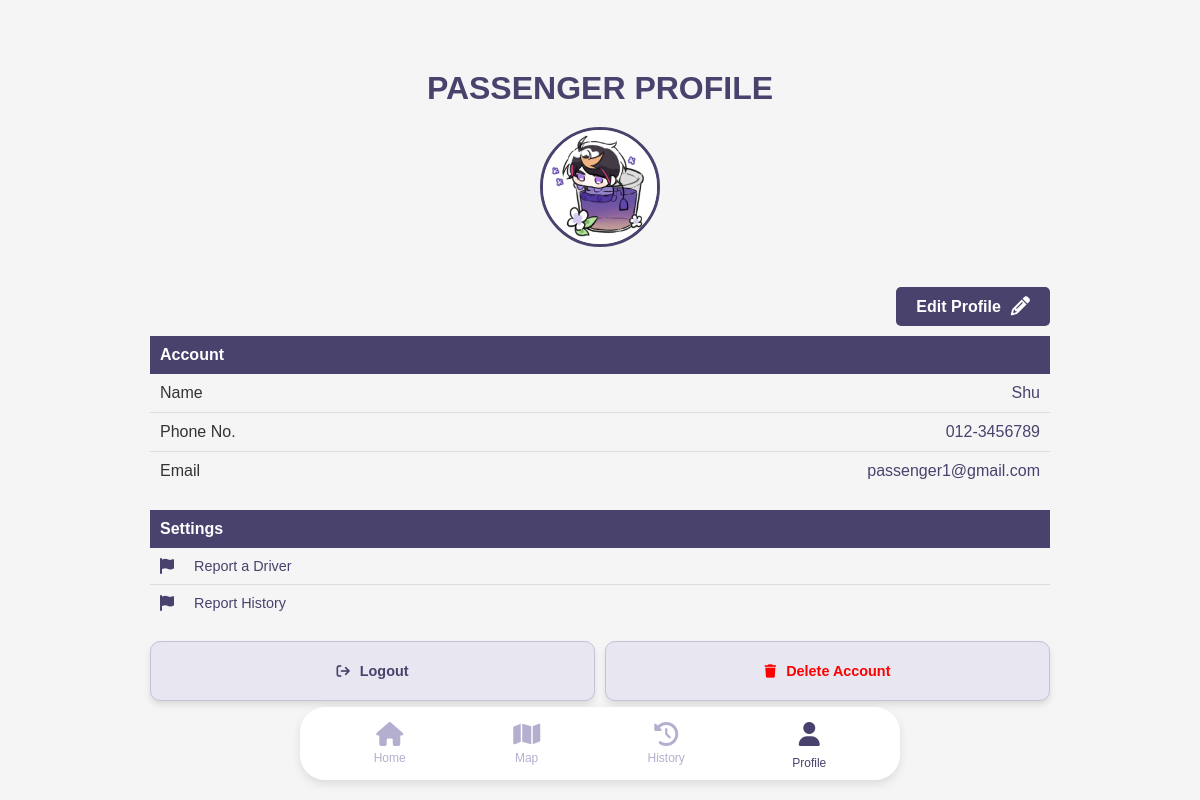
Page /Passenger/profile.php (signed in) on the committed database.
### tables this page shows
CREATE TABLE `passenger` (
  `PASSENGER_ID` int(3) NOT NULL,
  `PASSENGER_NAME` varchar(50) NOT NULL,
  `PASSENGER_PHONE` varchar(13) NOT NULL,
  `PASSENGER_EMAIL` varchar(50) NOT NULL,
  `PASSENGER_USERNAME` varchar(20) NOT NULL,
  `PASSENGER_PASSWORD` varchar(255) NOT NULL,
  `PASSENGER_PROFILE` varchar(50) NOT NULL
);

### Passenger/profile.php (the view, shortened to what this page needs)
<?php
include('../connect.php');
$passenger_id = (int)$_SESSION['PASSENGER_ID'];
$sql = "SELECT PASSENGER_PROFILE, PASSENGER_NAME, PASSENGER_PHONE, PASSENGER_EMAIL
        FROM PASSENGER WHERE PASSENGER_ID = ?";
$stmt = $conn->prepare($sql);
$stmt->bind_param("i", $passenger_id);
$stmt->execute();
$result = $stmt->get_result();
if ($result && $result->num_rows > 0) {
    $PASSENGER = $result->fetch_assoc();
    $profile = $PASSENGER['PASSENGER_PROFILE'];
    $name = $PASSENGER['PASSENGER_NAME'];
    $phone = $PASSENGER['PASSENGER_PHONE'];
    $email = $PASSENGER['PASSENGER_EMAIL'];
} else {
    echo "No PASSENGER data found.";
    exit;
}
?>
<!DOCTYPE html>
<html>
    <head>
        <link rel="stylesheet" href="styles.css">
        <link rel="stylesheet" href="https://cdnjs.cloudflare.com/ajax/libs/font-awesome/6.6.0/css/all.min.css">
    </head>
    <body id="body">
        <?php include('includes/navigation.php'); ?>
        <div class="profile-page">
            <h1 id="title">PASSENGER PROFILE</h1>
            <section class="account">
                <div class="profile"><img src="../Images/Passenger/<?php echo htmlspecialchars($profile); ?>"></div>
            </section>
            <div class="edit-profile">
                <a href="edit_profile.php" class="edit-button">Edit Profile <i class="fa-solid fa-pencil"></i></a>
            </div>
            <section class="settings">
                <table>
                    <tr>
                        <th colspan="2">Account</th>
                    </tr>
                    <tr>
                        <td>Name</td>
                        <td class="value"><?php echo htmlspecialchars($name); ?></td>
                    </tr>
                    <tr>
                        <td>Phone No.</td>
                        <td class="value"><?php echo htmlspecialchars($phone); ?></td>
                    </tr>
                    <tr>
                        <td>Email</td>
                        <td class="value"><?php echo htmlspecialchars($email); ?></td>
                    </tr>
                </table>
                <table class="setting">
                    <tr>
                        <th colspan="2">Settings</th>
                    </tr>
                    <tr>
                        <td><a href="report.php"><i class="fa fa-flag" aria-hidden="true"></i><p>Report a Driver</p></a></td>
                    </tr>
                    <tr>
                        <td><a href="report_history.php"><i class="fa fa-flag" aria-hidden="true"></i><p>Report History</p></a></td>
                    </tr>
                </table>
                <div class="info">
                    <form action="logout.php" method="post">
                        <button type="submit">
                            <i class="fa fa-sign-out" aria-hidden="true"></i>
                            <p>Logout</p>
                        </button>
                    </form>
                    <form action="delete.php" method="post" onsubmit="return confirm('Are you sure you want to delete your account?')">
                        <button type="submit">
                            <i class="fa fa-trash" style="color: red;" aria-hidden="true"></i>
                            <p style="color: red;">Delete Account</p>
                        </button>
                    </form>
                </div>
            </section>
        </div>
        <br><br><br>
    </body>
</html>

### Passenger/styles.css (style rules this page uses)
body, h1, h2, h3, p, a, input, form, section, div, table, th, td { margin: 0; padding: 0; box-sizing: border-box; }
body { font-family: Arial, sans-serif; background-color: #FFF; color: #333; display: flex; flex-direction: column; min-height: 100vh; margin: 0; }
h1 { margin-top:50px }
form { background-color: #E8E6F0; border: 1px solid #C5C3D6; border-radius: 10px; padding: 20px; box-shadow: 0 4px 6px rgba(0, 0, 0, 0.1); }
p { font-size: 0.9rem; color: #555; }
.profile-page { max-width: 900px; width: 90%; margin: 20px auto; text-align: center; }
#title { font-size: 2rem; color: #48426D; margin-bottom: 20px; text-align: center; }
.account { display: flex; flex-direction: column; align-items: center; margin-bottom: 30px; }
.account .profile { width: 120px; height: 120px; border-radius: 50%; border: 3px solid #48426D; overflow: hidden; display: flex; align-items: center; justify-content: center; margin-bottom: 10px; }
.account .profile img { width: 100%; height: 100%; object-fit: cover; }
.settings table { width: 100%; margin: 20px 0; border-collapse: collapse; }
.settings th { background-color: #48426D; color: #FFF; font-weight: bold; text-align: left; padding: 10px; }
.settings td { padding: 10px; text-align: left; border-bottom: 1px solid #DDD; }
.settings td.value { color: #48426D; text-align: right; }
.settings tr:last-child td { border-bottom: none; }
.setting td a { display: flex; align-items: center; text-decoration: none; }
.setting td a p { color: #48426D; padding-left: 20px; margin: 0; }
.setting td i { color: #48426D; margin-right: 0px; }
.info { display: flex; justify-content: space-between; width: 100%; margin-top: 15px; }
.info form { flex: 1; }
.info form:first-child { margin-right: 10px; }
.info button { background: none; border: none; font-weight: bold; cursor: pointer; display: flex; align-items: center; justify-content: center; width: 100%; }
.info button i { color: #48426D; margin-right: 10px; }
.info button p { color: #48426D; }
.edit-profile { all: unset; }
.edit-button { float: right; margin-bottom: 10px; padding: 10px 20px; background-color: #48426D; color: #FFF; text-decoration: none; font-size: 1rem; font-weight: bold; border-radius: 5px; border: none; display: flex; align-items: center; gap: 10px; transition: background-color 0.3s ease; }
.edit-button i { font-size: 1.2rem; }

### Passenger/includes/navigation.php (style rules this page uses)
body { margin: 0; font-family: Arial, sans-serif; background-color: #f5f5f5; }

### rows in the picture
passenger: PASSENGER_PROFILE (picture), PASSENGER_NAME "Shu", PASSENGER_PHONE "012-3456789", PASSENGER_EMAIL "passenger1@gmail.com"
